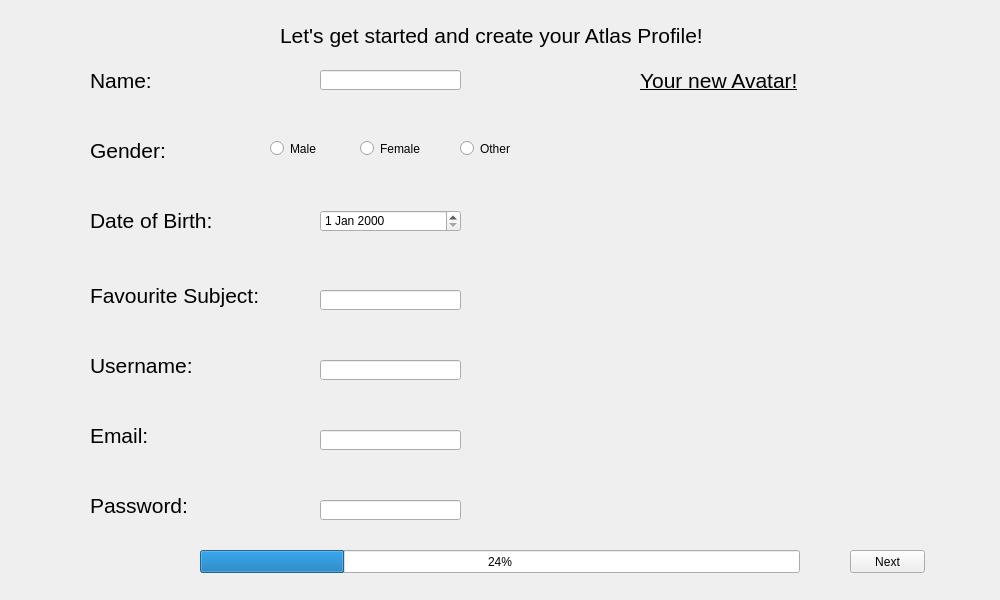
<?xml version="1.0" encoding="UTF-8"?>
<ui version="4.0">
 <class>newProfileForm</class>
 <widget class="QWidget" name="newProfileForm">
  <property name="geometry">
   <rect>
    <x>0</x>
    <y>0</y>
    <width>1000</width>
    <height>600</height>
   </rect>
  </property>
  <property name="windowTitle">
   <string>Form</string>
  </property>
  <widget class="QLabel" name="slogan2">
   <property name="geometry">
    <rect>
     <x>280</x>
     <y>20</y>
     <width>430</width>
     <height>31</height>
    </rect>
   </property>
   <property name="font">
    <font>
     <pointsize>16</pointsize>
    </font>
   </property>
   <property name="text">
    <string>Let's get started and create your Atlas Profile!</string>
   </property>
  </widget>
  <widget class="QLabel" name="nameLabel">
   <property name="geometry">
    <rect>
     <x>90</x>
     <y>70</y>
     <width>61</width>
     <height>21</height>
    </rect>
   </property>
   <property name="font">
    <font>
     <pointsize>16</pointsize>
    </font>
   </property>
   <property name="text">
    <string>Name:</string>
   </property>
  </widget>
  <widget class="QLabel" name="genderLabel">
   <property name="geometry">
    <rect>
     <x>90</x>
     <y>140</y>
     <width>81</width>
     <height>21</height>
    </rect>
   </property>
   <property name="font">
    <font>
     <pointsize>16</pointsize>
    </font>
   </property>
   <property name="text">
    <string>Gender:</string>
   </property>
  </widget>
  <widget class="QLabel" name="DoBLabel">
   <property name="geometry">
    <rect>
     <x>90</x>
     <y>210</y>
     <width>131</width>
     <height>21</height>
    </rect>
   </property>
   <property name="font">
    <font>
     <pointsize>16</pointsize>
    </font>
   </property>
   <property name="text">
    <string>Date of Birth:</string>
   </property>
  </widget>
  <widget class="QLabel" name="FavSubjectLabel">
   <property name="geometry">
    <rect>
     <x>90</x>
     <y>280</y>
     <width>171</width>
     <height>31</height>
    </rect>
   </property>
   <property name="font">
    <font>
     <pointsize>16</pointsize>
    </font>
   </property>
   <property name="text">
    <string>Favourite Subject:</string>
   </property>
  </widget>
  <widget class="QLabel" name="usernameLabel">
   <property name="geometry">
    <rect>
     <x>90</x>
     <y>350</y>
     <width>171</width>
     <height>31</height>
    </rect>
   </property>
   <property name="font">
    <font>
     <pointsize>16</pointsize>
    </font>
   </property>
   <property name="text">
    <string>Username:</string>
   </property>
  </widget>
  <widget class="QLabel" name="emailLabel">
   <property name="geometry">
    <rect>
     <x>90</x>
     <y>420</y>
     <width>171</width>
     <height>31</height>
    </rect>
   </property>
   <property name="font">
    <font>
     <pointsize>16</pointsize>
    </font>
   </property>
   <property name="text">
    <string>Email:</string>
   </property>
  </widget>
  <widget class="QLabel" name="passwordLabel">
   <property name="geometry">
    <rect>
     <x>90</x>
     <y>490</y>
     <width>171</width>
     <height>31</height>
    </rect>
   </property>
   <property name="font">
    <font>
     <pointsize>16</pointsize>
    </font>
   </property>
   <property name="text">
    <string>Password:</string>
   </property>
  </widget>
  <widget class="QProgressBar" name="ProfileProgress">
   <property name="geometry">
    <rect>
     <x>200</x>
     <y>550</y>
     <width>600</width>
     <height>23</height>
    </rect>
   </property>
   <property name="value">
    <number>24</number>
   </property>
  </widget>
  <widget class="QLineEdit" name="nameProfileIn">
   <property name="geometry">
    <rect>
     <x>320</x>
     <y>70</y>
     <width>141</width>
     <height>20</height>
    </rect>
   </property>
  </widget>
  <widget class="QLineEdit" name="FavSubjectProfileIn">
   <property name="geometry">
    <rect>
     <x>320</x>
     <y>290</y>
     <width>141</width>
     <height>20</height>
    </rect>
   </property>
  </widget>
  <widget class="QLineEdit" name="userProfileIn">
   <property name="geometry">
    <rect>
     <x>320</x>
     <y>360</y>
     <width>141</width>
     <height>20</height>
    </rect>
   </property>
  </widget>
  <widget class="QLineEdit" name="emailProfileIn">
   <property name="geometry">
    <rect>
     <x>320</x>
     <y>430</y>
     <width>141</width>
     <height>20</height>
    </rect>
   </property>
  </widget>
  <widget class="QLineEdit" name="PswdProfileIn">
   <property name="geometry">
    <rect>
     <x>320</x>
     <y>500</y>
     <width>141</width>
     <height>20</height>
    </rect>
   </property>
   <property name="echoMode">
    <enum>QLineEdit::PasswordEchoOnEdit</enum>
   </property>
  </widget>
  <widget class="QLabel" name="slogan3">
   <property name="geometry">
    <rect>
     <x>640</x>
     <y>70</y>
     <width>161</width>
     <height>21</height>
    </rect>
   </property>
   <property name="font">
    <font>
     <pointsize>16</pointsize>
     <underline>true</underline>
    </font>
   </property>
   <property name="text">
    <string>Your new Avatar!</string>
   </property>
  </widget>
  <widget class="QRadioButton" name="maleSelect">
   <property name="geometry">
    <rect>
     <x>270</x>
     <y>140</y>
     <width>51</width>
     <height>17</height>
    </rect>
   </property>
   <property name="font">
    <font>
     <pointsize>9</pointsize>
    </font>
   </property>
   <property name="text">
    <string>Male</string>
   </property>
  </widget>
  <widget class="QRadioButton" name="femaleSelect">
   <property name="geometry">
    <rect>
     <x>360</x>
     <y>140</y>
     <width>71</width>
     <height>17</height>
    </rect>
   </property>
   <property name="font">
    <font>
     <pointsize>9</pointsize>
    </font>
   </property>
   <property name="text">
    <string>Female</string>
   </property>
  </widget>
  <widget class="QRadioButton" name="otherSelect">
   <property name="geometry">
    <rect>
     <x>460</x>
     <y>140</y>
     <width>82</width>
     <height>17</height>
    </rect>
   </property>
   <property name="text">
    <string>Other</string>
   </property>
  </widget>
  <widget class="QDateEdit" name="DoBSelect">
   <property name="geometry">
    <rect>
     <x>320</x>
     <y>210</y>
     <width>141</width>
     <height>22</height>
    </rect>
   </property>
  </widget>
  <widget class="QPushButton" name="nextProfile">
   <property name="geometry">
    <rect>
     <x>850</x>
     <y>550</y>
     <width>75</width>
     <height>23</height>
    </rect>
   </property>
   <property name="text">
    <string>Next</string>
   </property>
  </widget>
 </widget>
 <resources/>
 <connections/>
</ui>
